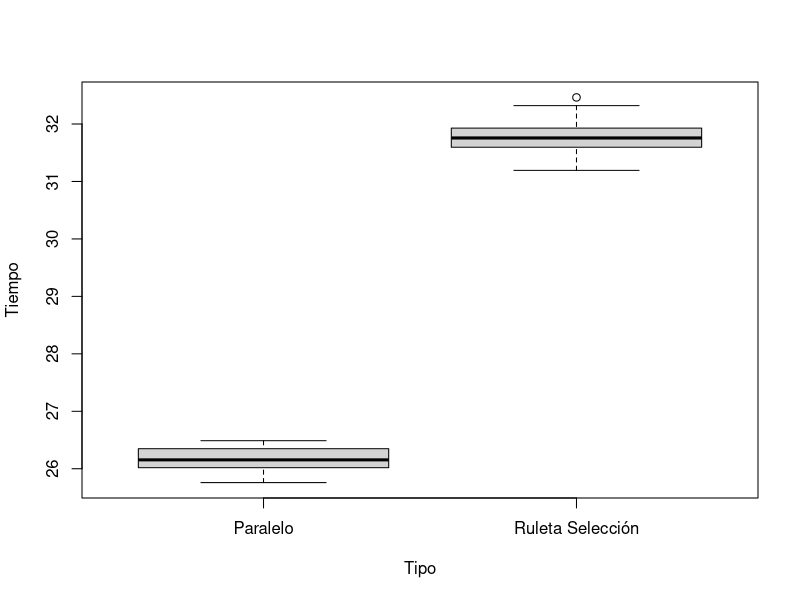
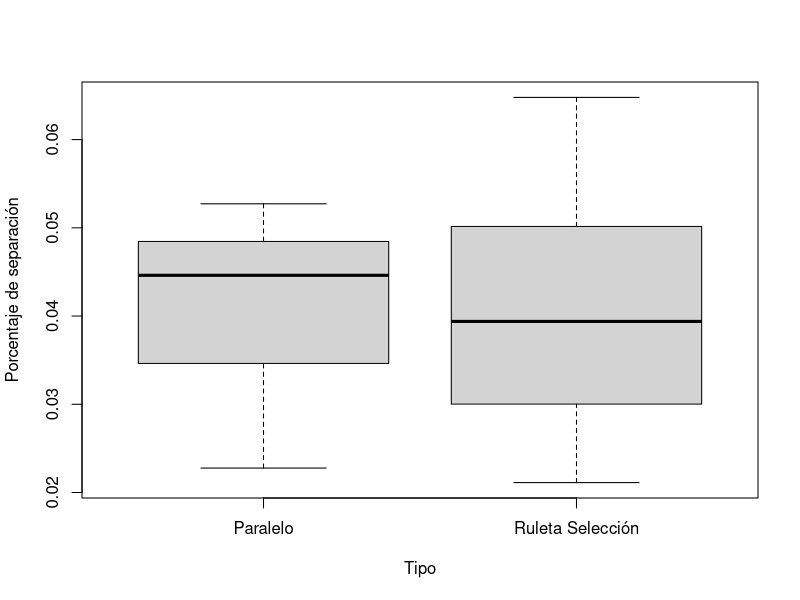

Source code (R) for these figures, in order:
r1 =read.csv('resultsParallel.csv')
r2 =read.csv('resultsE1.csv')
r1 =cbind('Paralelo', r1)
r2 = cbind('Ruleta Selección', r2)
colnames(r1)=c('type','replica','time','gap')
colnames(r2)=c('type','replica','time','gap')
results = rbind(r1,r2)
results$time=NULL
colnames(results)=c('type','replica','time','gap')

png(paste("bxplt_Gap_TipoE1.png",sep=""))
boxplot(results$time ~ results$type, xlab='Tipo', ylab="Tiempo")
graphics.off()
png(paste("bxplt_Tiempo_TipoE1.png",sep=""))
boxplot(results$gap ~ results$type, xlab='Tipo', ylab="Porcentaje de separación")
graphics.off()
